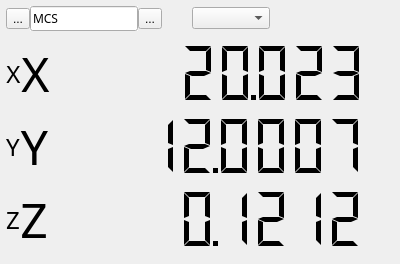
<?xml version="1.0" encoding="UTF-8"?>
<ui version="4.0">
 <class>CMachineStatus</class>
 <widget class="QWidget" name="CMachineStatus">
  <property name="enabled">
   <bool>true</bool>
  </property>
  <property name="geometry">
   <rect>
    <x>0</x>
    <y>0</y>
    <width>400</width>
    <height>210</height>
   </rect>
  </property>
  <property name="sizePolicy">
   <sizepolicy hsizetype="Preferred" vsizetype="Preferred">
    <horstretch>0</horstretch>
    <verstretch>0</verstretch>
   </sizepolicy>
  </property>
  <property name="windowTitle">
   <string>Form</string>
  </property>
  <property name="autoFillBackground">
   <bool>true</bool>
  </property>
  <layout class="QVBoxLayout" name="verticalLayout">
   <property name="leftMargin">
    <number>6</number>
   </property>
   <property name="topMargin">
    <number>6</number>
   </property>
   <item>
    <widget class="QWidget" name="widget" native="true">
     <property name="sizePolicy">
      <sizepolicy hsizetype="Preferred" vsizetype="Fixed">
       <horstretch>0</horstretch>
       <verstretch>0</verstretch>
      </sizepolicy>
     </property>
     <layout class="QHBoxLayout" name="horizontalLayout_2">
      <property name="spacing">
       <number>0</number>
      </property>
      <property name="leftMargin">
       <number>0</number>
      </property>
      <property name="topMargin">
       <number>0</number>
      </property>
      <property name="rightMargin">
       <number>0</number>
      </property>
      <property name="bottomMargin">
       <number>3</number>
      </property>
      <item>
       <widget class="QToolButton" name="toolButton_1">
        <property name="sizePolicy">
         <sizepolicy hsizetype="Fixed" vsizetype="Fixed">
          <horstretch>0</horstretch>
          <verstretch>0</verstretch>
         </sizepolicy>
        </property>
        <property name="autoFillBackground">
         <bool>true</bool>
        </property>
        <property name="text">
         <string>...</string>
        </property>
        <property name="icon">
         <iconset resource="res.qrc">
          <normaloff>:/res/lock.png</normaloff>:/res/lock.png</iconset>
        </property>
       </widget>
      </item>
      <item>
       <widget class="QLineEdit" name="lineEdit">
        <property name="sizePolicy">
         <sizepolicy hsizetype="Fixed" vsizetype="Fixed">
          <horstretch>0</horstretch>
          <verstretch>0</verstretch>
         </sizepolicy>
        </property>
        <property name="font">
         <font>
          <family>Adobe Arabic</family>
          <pointsize>9</pointsize>
         </font>
        </property>
        <property name="autoFillBackground">
         <bool>true</bool>
        </property>
        <property name="text">
         <string>MCS</string>
        </property>
        <property name="maxLength">
         <number>40</number>
        </property>
       </widget>
      </item>
      <item>
       <widget class="QToolButton" name="toolButton_2">
        <property name="sizePolicy">
         <sizepolicy hsizetype="Fixed" vsizetype="Fixed">
          <horstretch>0</horstretch>
          <verstretch>0</verstretch>
         </sizepolicy>
        </property>
        <property name="text">
         <string>...</string>
        </property>
        <property name="icon">
         <iconset resource="res.qrc">
          <normaloff>:/res/arrow.png</normaloff>:/res/arrow.png</iconset>
        </property>
       </widget>
      </item>
      <item>
       <spacer name="horizontalSpacer_2">
        <property name="orientation">
         <enum>Qt::Horizontal</enum>
        </property>
        <property name="sizeType">
         <enum>QSizePolicy::Fixed</enum>
        </property>
        <property name="sizeHint" stdset="0">
         <size>
          <width>30</width>
          <height>20</height>
         </size>
        </property>
       </spacer>
      </item>
      <item>
       <widget class="QComboBox" name="comboBox">
        <property name="sizePolicy">
         <sizepolicy hsizetype="Fixed" vsizetype="Fixed">
          <horstretch>0</horstretch>
          <verstretch>0</verstretch>
         </sizepolicy>
        </property>
        <property name="sizeAdjustPolicy">
         <enum>QComboBox::AdjustToMinimumContentsLength</enum>
        </property>
        <property name="minimumContentsLength">
         <number>6</number>
        </property>
       </widget>
      </item>
      <item>
       <spacer name="horizontalSpacer">
        <property name="orientation">
         <enum>Qt::Horizontal</enum>
        </property>
        <property name="sizeType">
         <enum>QSizePolicy::Expanding</enum>
        </property>
        <property name="sizeHint" stdset="0">
         <size>
          <width>5</width>
          <height>20</height>
         </size>
        </property>
       </spacer>
      </item>
     </layout>
    </widget>
   </item>
   <item>
    <widget class="QWidget" name="widget_2" native="true">
     <property name="sizePolicy">
      <sizepolicy hsizetype="Preferred" vsizetype="Preferred">
       <horstretch>0</horstretch>
       <verstretch>0</verstretch>
      </sizepolicy>
     </property>
     <layout class="QHBoxLayout" name="horizontalLayout">
      <property name="spacing">
       <number>0</number>
      </property>
      <property name="leftMargin">
       <number>0</number>
      </property>
      <property name="topMargin">
       <number>0</number>
      </property>
      <property name="rightMargin">
       <number>0</number>
      </property>
      <property name="bottomMargin">
       <number>0</number>
      </property>
      <item>
       <widget class="QLabel" name="label_1">
        <property name="sizePolicy">
         <sizepolicy hsizetype="Fixed" vsizetype="Preferred">
          <horstretch>0</horstretch>
          <verstretch>0</verstretch>
         </sizepolicy>
        </property>
        <property name="font">
         <font>
          <family>黑体</family>
          <pointsize>18</pointsize>
         </font>
        </property>
        <property name="autoFillBackground">
         <bool>true</bool>
        </property>
        <property name="lineWidth">
         <number>0</number>
        </property>
        <property name="text">
         <string>X</string>
        </property>
        <property name="scaledContents">
         <bool>true</bool>
        </property>
        <property name="alignment">
         <set>Qt::AlignCenter</set>
        </property>
       </widget>
      </item>
      <item>
       <widget class="QLabel" name="label_2">
        <property name="sizePolicy">
         <sizepolicy hsizetype="Fixed" vsizetype="Preferred">
          <horstretch>0</horstretch>
          <verstretch>0</verstretch>
         </sizepolicy>
        </property>
        <property name="font">
         <font>
          <family>黑体</family>
          <pointsize>36</pointsize>
         </font>
        </property>
        <property name="lineWidth">
         <number>0</number>
        </property>
        <property name="text">
         <string>X</string>
        </property>
        <property name="scaledContents">
         <bool>true</bool>
        </property>
        <property name="alignment">
         <set>Qt::AlignCenter</set>
        </property>
       </widget>
      </item>
      <item>
       <widget class="QLCDNumber" name="lcdNumber_1">
        <property name="font">
         <font>
          <family>黑体</family>
         </font>
        </property>
        <property name="autoFillBackground">
         <bool>true</bool>
        </property>
        <property name="lineWidth">
         <number>0</number>
        </property>
        <property name="smallDecimalPoint">
         <bool>true</bool>
        </property>
        <property name="digitCount">
         <number>8</number>
        </property>
        <property name="segmentStyle">
         <enum>QLCDNumber::Flat</enum>
        </property>
        <property name="value" stdset="0">
         <double>20.023000000000000</double>
        </property>
       </widget>
      </item>
     </layout>
    </widget>
   </item>
   <item>
    <widget class="QWidget" name="widget_3" native="true">
     <property name="sizePolicy">
      <sizepolicy hsizetype="Preferred" vsizetype="Preferred">
       <horstretch>0</horstretch>
       <verstretch>0</verstretch>
      </sizepolicy>
     </property>
     <layout class="QHBoxLayout" name="horizontalLayout_3">
      <property name="spacing">
       <number>0</number>
      </property>
      <property name="leftMargin">
       <number>0</number>
      </property>
      <property name="topMargin">
       <number>0</number>
      </property>
      <property name="rightMargin">
       <number>0</number>
      </property>
      <property name="bottomMargin">
       <number>0</number>
      </property>
      <item>
       <widget class="QLabel" name="label_3">
        <property name="sizePolicy">
         <sizepolicy hsizetype="Fixed" vsizetype="Preferred">
          <horstretch>0</horstretch>
          <verstretch>0</verstretch>
         </sizepolicy>
        </property>
        <property name="font">
         <font>
          <family>黑体</family>
          <pointsize>18</pointsize>
         </font>
        </property>
        <property name="autoFillBackground">
         <bool>true</bool>
        </property>
        <property name="lineWidth">
         <number>0</number>
        </property>
        <property name="text">
         <string>Y</string>
        </property>
        <property name="scaledContents">
         <bool>true</bool>
        </property>
        <property name="alignment">
         <set>Qt::AlignCenter</set>
        </property>
       </widget>
      </item>
      <item>
       <widget class="QLabel" name="label_4">
        <property name="sizePolicy">
         <sizepolicy hsizetype="Fixed" vsizetype="Preferred">
          <horstretch>0</horstretch>
          <verstretch>0</verstretch>
         </sizepolicy>
        </property>
        <property name="font">
         <font>
          <family>黑体</family>
          <pointsize>36</pointsize>
         </font>
        </property>
        <property name="lineWidth">
         <number>0</number>
        </property>
        <property name="text">
         <string>Y</string>
        </property>
        <property name="scaledContents">
         <bool>true</bool>
        </property>
        <property name="alignment">
         <set>Qt::AlignCenter</set>
        </property>
       </widget>
      </item>
      <item>
       <widget class="QLCDNumber" name="lcdNumber_2">
        <property name="font">
         <font>
          <family>黑体</family>
         </font>
        </property>
        <property name="autoFillBackground">
         <bool>true</bool>
        </property>
        <property name="lineWidth">
         <number>0</number>
        </property>
        <property name="smallDecimalPoint">
         <bool>true</bool>
        </property>
        <property name="digitCount">
         <number>8</number>
        </property>
        <property name="segmentStyle">
         <enum>QLCDNumber::Flat</enum>
        </property>
        <property name="value" stdset="0">
         <double>12.000700000000000</double>
        </property>
       </widget>
      </item>
     </layout>
    </widget>
   </item>
   <item>
    <widget class="QWidget" name="widget_4" native="true">
     <property name="sizePolicy">
      <sizepolicy hsizetype="Preferred" vsizetype="Preferred">
       <horstretch>0</horstretch>
       <verstretch>0</verstretch>
      </sizepolicy>
     </property>
     <layout class="QHBoxLayout" name="horizontalLayout_4">
      <property name="spacing">
       <number>0</number>
      </property>
      <property name="leftMargin">
       <number>0</number>
      </property>
      <property name="topMargin">
       <number>0</number>
      </property>
      <property name="rightMargin">
       <number>0</number>
      </property>
      <property name="bottomMargin">
       <number>0</number>
      </property>
      <item>
       <widget class="QLabel" name="label_5">
        <property name="sizePolicy">
         <sizepolicy hsizetype="Fixed" vsizetype="Preferred">
          <horstretch>0</horstretch>
          <verstretch>0</verstretch>
         </sizepolicy>
        </property>
        <property name="font">
         <font>
          <family>黑体</family>
          <pointsize>18</pointsize>
         </font>
        </property>
        <property name="autoFillBackground">
         <bool>true</bool>
        </property>
        <property name="lineWidth">
         <number>0</number>
        </property>
        <property name="text">
         <string>Z</string>
        </property>
        <property name="scaledContents">
         <bool>true</bool>
        </property>
        <property name="alignment">
         <set>Qt::AlignCenter</set>
        </property>
       </widget>
      </item>
      <item>
       <widget class="QLabel" name="label_6">
        <property name="sizePolicy">
         <sizepolicy hsizetype="Fixed" vsizetype="Preferred">
          <horstretch>0</horstretch>
          <verstretch>0</verstretch>
         </sizepolicy>
        </property>
        <property name="font">
         <font>
          <family>黑体</family>
          <pointsize>36</pointsize>
         </font>
        </property>
        <property name="lineWidth">
         <number>0</number>
        </property>
        <property name="text">
         <string>Z</string>
        </property>
        <property name="scaledContents">
         <bool>true</bool>
        </property>
        <property name="alignment">
         <set>Qt::AlignCenter</set>
        </property>
       </widget>
      </item>
      <item>
       <widget class="QLCDNumber" name="lcdNumber_3">
        <property name="sizePolicy">
         <sizepolicy hsizetype="Preferred" vsizetype="Preferred">
          <horstretch>0</horstretch>
          <verstretch>0</verstretch>
         </sizepolicy>
        </property>
        <property name="font">
         <font>
          <family>黑体</family>
         </font>
        </property>
        <property name="autoFillBackground">
         <bool>true</bool>
        </property>
        <property name="lineWidth">
         <number>0</number>
        </property>
        <property name="smallDecimalPoint">
         <bool>true</bool>
        </property>
        <property name="digitCount">
         <number>8</number>
        </property>
        <property name="segmentStyle">
         <enum>QLCDNumber::Flat</enum>
        </property>
        <property name="value" stdset="0">
         <double>0.121200000000000</double>
        </property>
       </widget>
      </item>
     </layout>
    </widget>
   </item>
  </layout>
 </widget>
 <resources>
  <include location="res.qrc"/>
 </resources>
 <connections/>
</ui>
